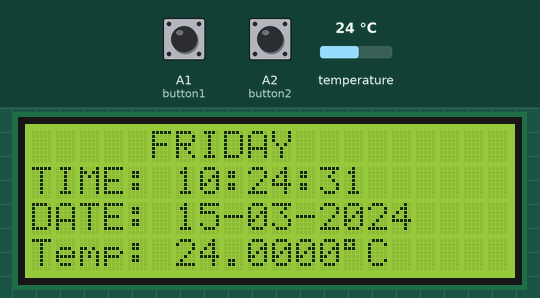
A sketch run on a simulated Arduino Uno, built with avr-gcc and run on an emulated ATmega328P. Shown: 20×4 character LCD. Wiring (inferred from the names in the program): DS18B20 sensor: data A3. The inputs (shaded band) are chosen by the test bench; at power-on: A1 (button1) HIGH, A2 (button2) HIGH, temperature 24 °C. The local clock reads 2024-03-15 10:24:30 at power-on unless the sketch sets it; storage starts empty; what the sketch prints to the serial monitor is not drawn.

Above: at 1.3 s.
1.4 s: A1 (button1) pulled LOW for 0.15 s
At 1.76 s:
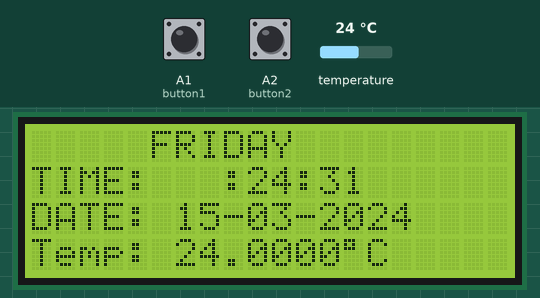
3.1 s: A2 (button2) pulled LOW for 0.15 s
At 4.6 s:
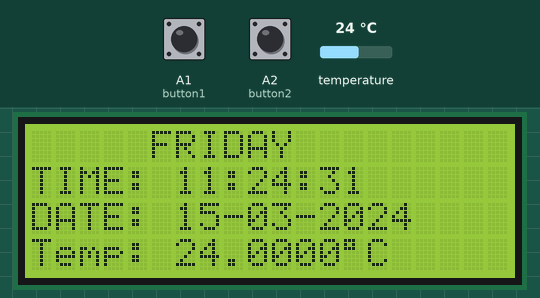
4.7 s: A1 (button1) pulled LOW for 1 s
At 5.87 s:
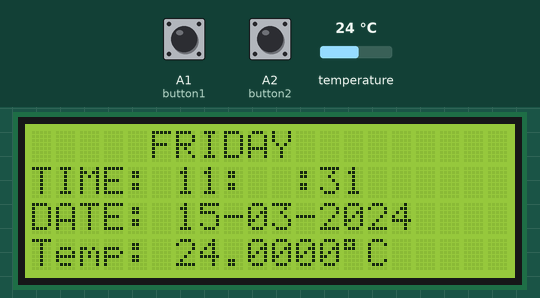
7.2 s: A2 (button2) pulled LOW for 1 s
At 8.57 s:
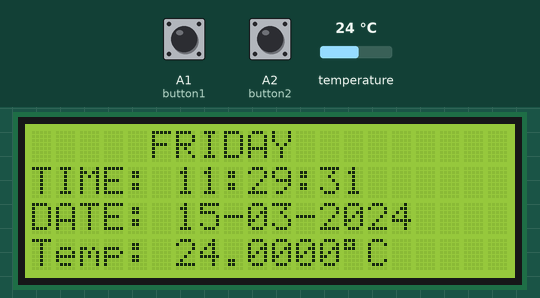
Timing chart, 0 to 10.2 s (numbered marks = the images above; inputs shaded):
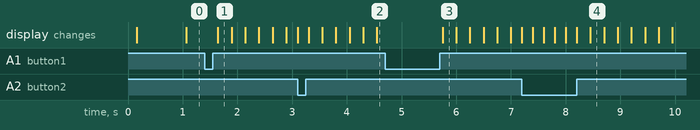

The sketch:

SD_temp_LCD_data_logger.ino
```cpp
// (licence header left out)
#include <SD.h>               // include Arduino SD library
#include <LiquidCrystal.h>    // include Arduino LCD library
#include <RTClib.h>           // include Adafruit RTC library

// LCD module connections (RS, E, D4, D5, D6, D7)
LiquidCrystal lcd(2, 3, 4, 5, 6, 7);

// initialize RTC library
RTC_DS3231 rtc;
DateTime   now;

// buttons definition
#define button1       A1   // button B1 is connected to Arduino pin A1
#define button2       A2   // button B2 is connected to Arduino pin A2
// define DS18B20 data pin
#define DS18B20_PIN   A3

File dataLog;
boolean sd_ok = 0;

void setup()
{
  pinMode(button1, INPUT_PULLUP);
  pinMode(button2, INPUT_PULLUP);

  rtc.begin();          // initialize RTC chip
  lcd.begin(20, 4);     // initialize LCD module
  lcd.setCursor(0, 3);  // move cursor to column 0, row 3 (last row)
  lcd.print("Temp:");

  // open serial communications and wait for port to open:
  Serial.begin(9600);
  Serial.print("Initializing SD card...");

  // initialize the SD card
  if ( !SD.begin() )
    Serial.println("initialization failed!");  // initialization error

  else {   // initialization OK
    sd_ok = 1;
    Serial.println("initialization done.");
    if( SD.exists("Log.txt") == 0 )   // test if file with name 'Log.txt' already exists
    {  // create a text file named 'Log.txt'
      Serial.print("\r\nCreate 'Log.txt' file ... ");
      dataLog = SD.open("Log.txt", FILE_WRITE);   // create (&open) file Log.txt
      if(dataLog) {                               // if the file opened okay, write to it:
        Serial.println("OK");
        // write some texts to 'Log.txt' file
        dataLog.println("    DATE    |    TIME  | TEMPERATURE");
        dataLog.println("(dd-mm-yyyy)|(hh:mm:ss)|");
        dataLog.close();   // close the file
      }
      else
        Serial.println("error creating file.");
    }
  }

  Serial.println("\r\n    DATE    |    TIME  | TEMPERATURE");
  Serial.println("(dd-mm-yyyy)|(hh:mm:ss)|");
}

// main loop
void loop()
{
  now = rtc.now();  // read current time and date from the RTC chip
  RTC_display();    // diaplay time & calendar

  if( !digitalRead(button1) )  // if B1 is pressed
  if( debounce() )             // call debounce function (make sure B1 is pressed)
  {
    while( debounce() );  // call debounce function (wait for B1 to be released)

    byte hour   = edit( now.hour() );         // edit hours
    byte minute = edit( now.minute() );       // edit minutes
    byte day    = edit( now.day() );          // edit date
    byte month  = edit( now.month() );        // edit month
    byte year   = edit( now.year() - 2000 );  // edit year

    // write time & date data to the RTC chip
    rtc.adjust(DateTime(2000 + year, month, day, hour, minute, 0));

    while(debounce());  // call debounce function (wait for button B1 to be released)
  }

  static byte p_second;
  if( (now.second() % 10 == 0) && (p_second != now.second()) )
  {   // read & print temperature value from sensor every 10 seconds
    unsigned int ds18b20_temp;
    char buffer1[12], buffer2[26];
    bool sensor_ok = 0;
    p_second = now.second();
    if( ds18b20_read(&ds18b20_temp) )
    {
      sensor_ok = 1;
      if (ds18b20_temp & 0x8000)           // if temperature < 0
      {
        ds18b20_temp = ~ds18b20_temp + 1;  // change temperature value to positive form
        sprintf(buffer1, "-%02u.%04u%cC", (ds18b20_temp/16) % 100, (ds18b20_temp & 0x0F) * 625, 223);
      }
      else
      {      // otherwise (temperature >= 0)
        if (ds18b20_temp/16 >= 100)          // if temperature >= 100.0 °C
          sprintf(buffer1, "%03u.%04u%cC", ds18b20_temp/16, (ds18b20_temp & 0x0F) * 625, 223);
        else      // otherwise ( 0 <= temperature < 100.0)
          sprintf(buffer1, " %02u.%04u%cC", ds18b20_temp/16, (ds18b20_temp & 0x0F) * 625, 223);
      }
    }
    else
      sprintf(buffer1, "   ERROR  ");

    lcd.setCursor(5, 3);
    lcd.print(buffer1);

    sprintf( buffer2, " %02u-%02u-%04u | %02u:%02u:%02u | ", now.day(), now.month(), now.year(),
                      now.hour(), now.minute(), now.second() );
    if(sensor_ok) {
      buffer1[8] = 194;   // put degree symbol
      buffer1[9] = 176;
      buffer1[10] = 'C';  // put 'C' letter
      buffer1[11] = '\0'; // put string terminator
    }
    // print data on PC serial monitor
    Serial.print(buffer2);
    Serial.println(buffer1);
    // write data to SD card
    if(sd_ok)
    {  // if the SD card was successfully initialized
      // open Log.txt file with write permission
      dataLog = SD.open("Log.txt", FILE_WRITE);
      dataLog.print( buffer2 );
      dataLog.println( buffer1 );
      dataLog.close();   // close the file
    }

  }

  delay(100);   // wait 100ms
}

//////////////////////////////////////// RTC functions ////////////////////////////////////////
void RTC_display()
{
  char _buffer[17];
  char dow_matrix[7][10] = {" SUNDAY  ", " MONDAY  ", " TUESDAY ", "WEDNESDAY",
                             "THURSDAY ", " FRIDAY  ", "SATURDAY "};
  lcd.setCursor(4, 0);
  lcd.print( dow_matrix[now.dayOfTheWeek()] );

  // print time
  sprintf( _buffer, "TIME: %02u:%02u:%02u", now.hour(), now.minute(), now.second() );
  lcd.setCursor(0, 1);
  lcd.print(_buffer);
  // print date
  sprintf( _buffer, "DATE: %02u-%02u-%04u", now.day(), now.month(), now.year() );
  lcd.setCursor(0, 2);
  lcd.print(_buffer);
}

byte edit(byte parameter)
{
  static byte i = 0, y_pos,
              x_pos[5] = {6, 9, 6, 9, 14};
  char text[3];
  sprintf(text,"%02u", parameter);

  if(i < 2)
    y_pos = 1;
  else
    y_pos = 2;

  while( debounce() );   // call debounce function (wait for B1 to be released)

  while(true) {
    while( !digitalRead(button2) ) {  // while B2 is pressed
      parameter++;
      if(i == 0 && parameter > 23)    // if hours > 23 ==> hours = 0
        parameter = 0;
      if(i == 1 && parameter > 59)    // if minutes > 59 ==> minutes = 0
        parameter = 0;
      if(i == 2 && parameter > 31)    // if day > 31 ==> day = 1
        parameter = 1;
      if(i == 3 && parameter > 12)    // If month > 12 ==> month = 1
        parameter = 1;
      if(i == 4 && parameter > 99)    // If year > 99 ==> year = 0
        parameter = 0;

      sprintf(text,"%02u", parameter);
      lcd.setCursor(x_pos[i], y_pos);
      lcd.print(text);
      delay(200);       // wait 200ms
    }

    lcd.setCursor(x_pos[i], y_pos);
    lcd.print("  ");
    unsigned long previous_m = millis();
    while( (millis() - previous_m < 250) && digitalRead(button1) && digitalRead(button2) ) ;
    lcd.setCursor(x_pos[i], y_pos);
    lcd.print(text);
    previous_m = millis();
    while( (millis() - previous_m < 250) && digitalRead(button1) && digitalRead(button2) ) ;

    if(!digitalRead(button1))
    {                     // if button B1 is pressed
      i = (i + 1) % 5;    // increment 'i' for the next parameter
      return parameter;   // return parameter value and exit
    }
  }
}

// a small function for button1 (B1) debounce
bool debounce ()
{
  byte count = 0;
  for(byte i = 0; i < 5; i++)
  {
    if ( !digitalRead(button1) )
      count++;
    delay(10);
  }

  if(count > 2)  return 1;
  else           return 0;
}
////////////////////////////////////// end RTC functions //////////////////////////////////////

////////////////////////////////// DS18B20 sensor functions ///////////////////////////////////
bool ds18b20_start()
{
  bool ret = 0;
  digitalWrite(DS18B20_PIN, LOW);  // send reset pulse to the DS18B20 sensor
  pinMode(DS18B20_PIN, OUTPUT);
  delayMicroseconds(500);          // wait 500 us
  pinMode(DS18B20_PIN, INPUT);
  delayMicroseconds(100);          // wait to read the DS18B20 sensor response
  if (!digitalRead(DS18B20_PIN))
  {
    ret = 1;                  // DS18B20 sensor is present
    delayMicroseconds(400);   // wait 400 us
  }
  return(ret);
}

void ds18b20_write_bit(bool value)
{
  digitalWrite(DS18B20_PIN, LOW);
  pinMode(DS18B20_PIN, OUTPUT);
  delayMicroseconds(2);
  digitalWrite(DS18B20_PIN, value);
  delayMicroseconds(80);
  pinMode(DS18B20_PIN, INPUT);
  delayMicroseconds(2);
}

void ds18b20_write_byte(byte value)
{
  byte i;
  for(i = 0; i < 8; i++)
    ds18b20_write_bit(bitRead(value, i));
}

bool ds18b20_read_bit(void)
{
  bool value;
  digitalWrite(DS18B20_PIN, LOW);
  pinMode(DS18B20_PIN, OUTPUT);
  delayMicroseconds(2);
  pinMode(DS18B20_PIN, INPUT);
  delayMicroseconds(5);
  value = digitalRead(DS18B20_PIN);
  delayMicroseconds(100);
  return value;
}

byte ds18b20_read_byte(void)
{
  byte i, value;
  for(i = 0; i < 8; i++)
    bitWrite(value, i, ds18b20_read_bit());
  return value;
}

bool ds18b20_read(int *raw_temp_value)
{
  if (!ds18b20_start())  // send start pulse
    return(0);
  ds18b20_write_byte(0xCC);   // send skip ROM command
  ds18b20_write_byte(0x44);   // send start conversion command
  while(ds18b20_read_byte() == 0);  // wait for conversion complete
  if (!ds18b20_start())             // send start pulse
    return(0);                      // return 0 if error
  ds18b20_write_byte(0xCC);         // send skip ROM command
  ds18b20_write_byte(0xBE);         // send read command

  // read temperature LSB byte and store it on raw_temp_value LSB byte
  *raw_temp_value = ds18b20_read_byte();
  // read temperature MSB byte and store it on raw_temp_value MSB byte
  *raw_temp_value |= (unsigned int)(ds18b20_read_byte() << 8);

  return(1);  // OK --> return 1
}
//////////////////////////////////// end DS18B20 functions ////////////////////////////////////

// end of code.
```

Measured:
- after the input at 3.1 s, the display: changes at once (image 2)
- after the input at 4.7 s, the display: changes after 1.1 s (image 3)
- after the input at 7.2 s, the display: first changes at once (image 4 shows a later state)
